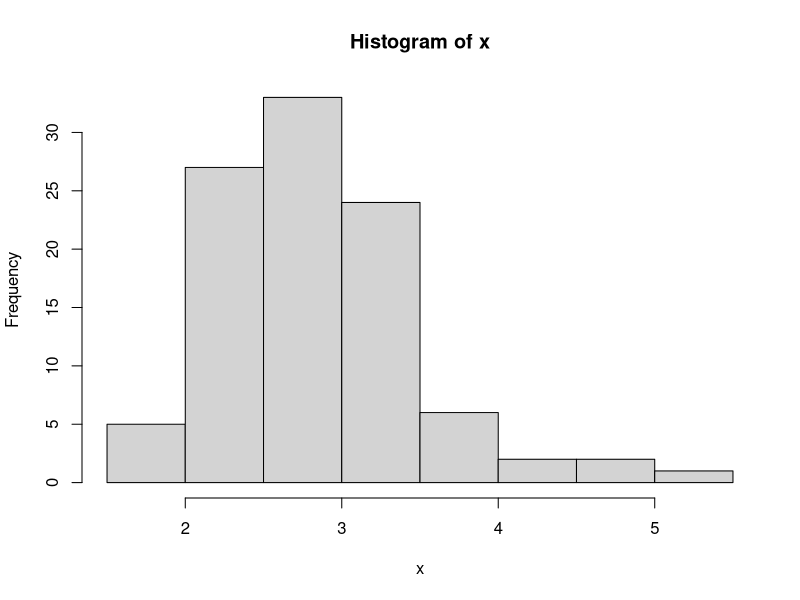
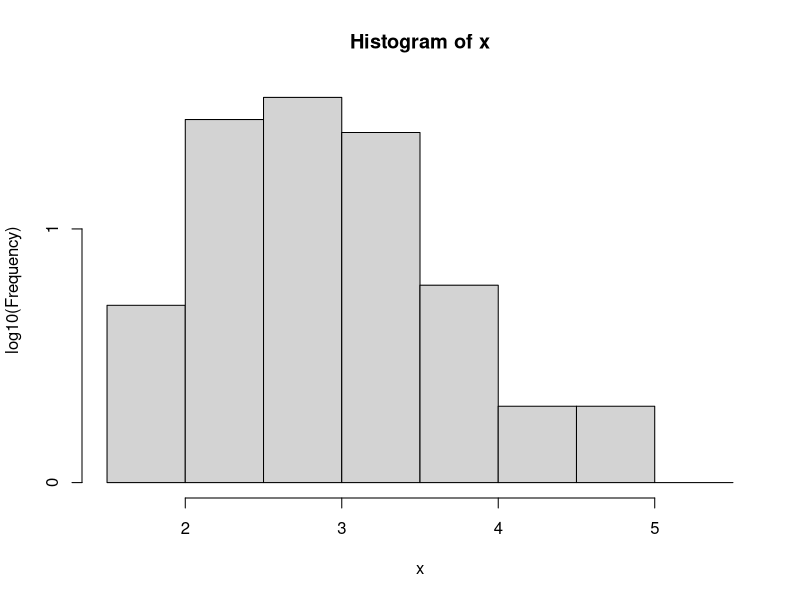

Here is the R script that generated these plots, in order:
## ---- chunk 1
knitr::opts_chunk$set(echo = TRUE)
## ---- chunk 2
set.seed(560)# for reproducibility
x <- rlnorm(100, 1, .25) #sample size, mean, variance
## ---- chunk 3
mean(x)
## ---- chunk 4
var(x)
## ---- chunk 5
hist(x)
## ---- chunk 6
h = hist(x, plot=F)
h$counts = log10(h$counts)
plot(h, ylab='log10(Frequency)')
